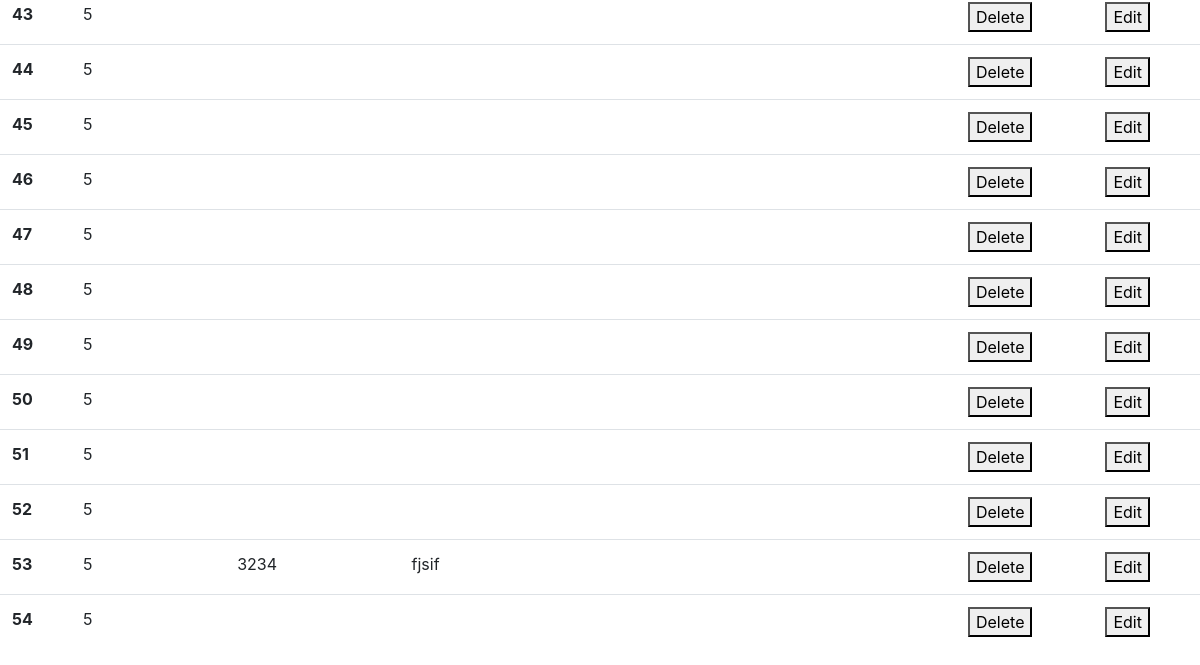
The app's page /pbiview/ (lower part), older data.
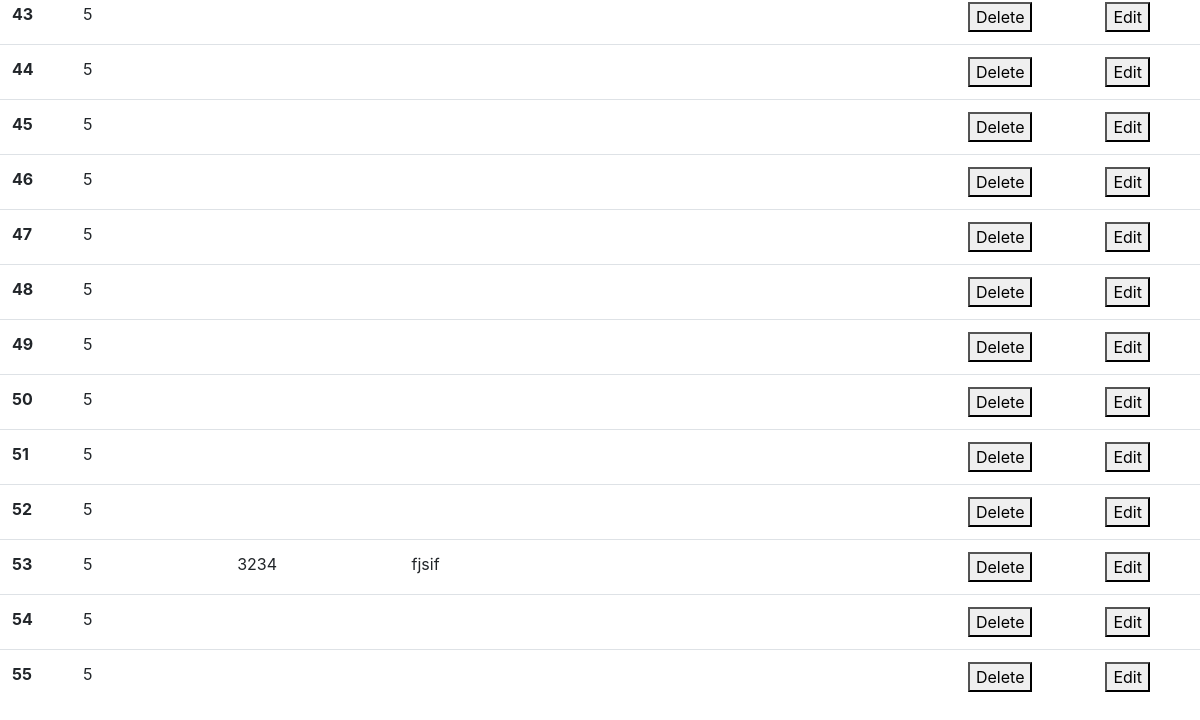
The same page, newer data.
### system/models.py (models this page shows)
class PBI(models.Model):
    pbi_id = models.IntegerField(primary_key=True)
    project_id = models.IntegerField()
    name = models.CharField(max_length=30)
    desc = models.CharField(max_length=100)

### system/views.py (the view, shortened to what this page needs)
# urls.py: url(r'^pbiview/',pbiview, name='pbiview')
def pbiview(request):
    context = {}
    template= 'pbi.html'
    pbi = PBI.objects.all()
    context['pbis'] = pbi
    return render(request,template,context)

### system/templates/pbi.html (shortened to what this page needs)
<!DOCTYPE html>
<html lang="en">
<head>
    <link rel="stylesheet" href="https://stackpath.bootstrapcdn.com/bootstrap/4.3.1/css/bootstrap.min.css">
</head>
<body>
    <br>
    <br>
 <table class="table">
        <tbody>
        {%for  pbi in pbis%}
          <tr>
            <th scope="row">{{pbi.pbi_id}}</th>
            <td>{{pbi.project_id}}</td>
            <td>{{pbi.name}}</td>
            <td>{{pbi.desc}}<pbi class="desc"></pbi></td>
            <td>{{pbi.storypts}}</td>
            <td>{{pbi.priority}}</td>
            <td><button>Delete</button></td>
            <td><button>Edit</button></td>
          </tr>
     {% endfor %}
    <br>
    <br>
</tbody>
</table>
</body>
</html>

Row changes from the older to the newer data that the page shows:
added PBI: pbi_id "55", project_id "5"
